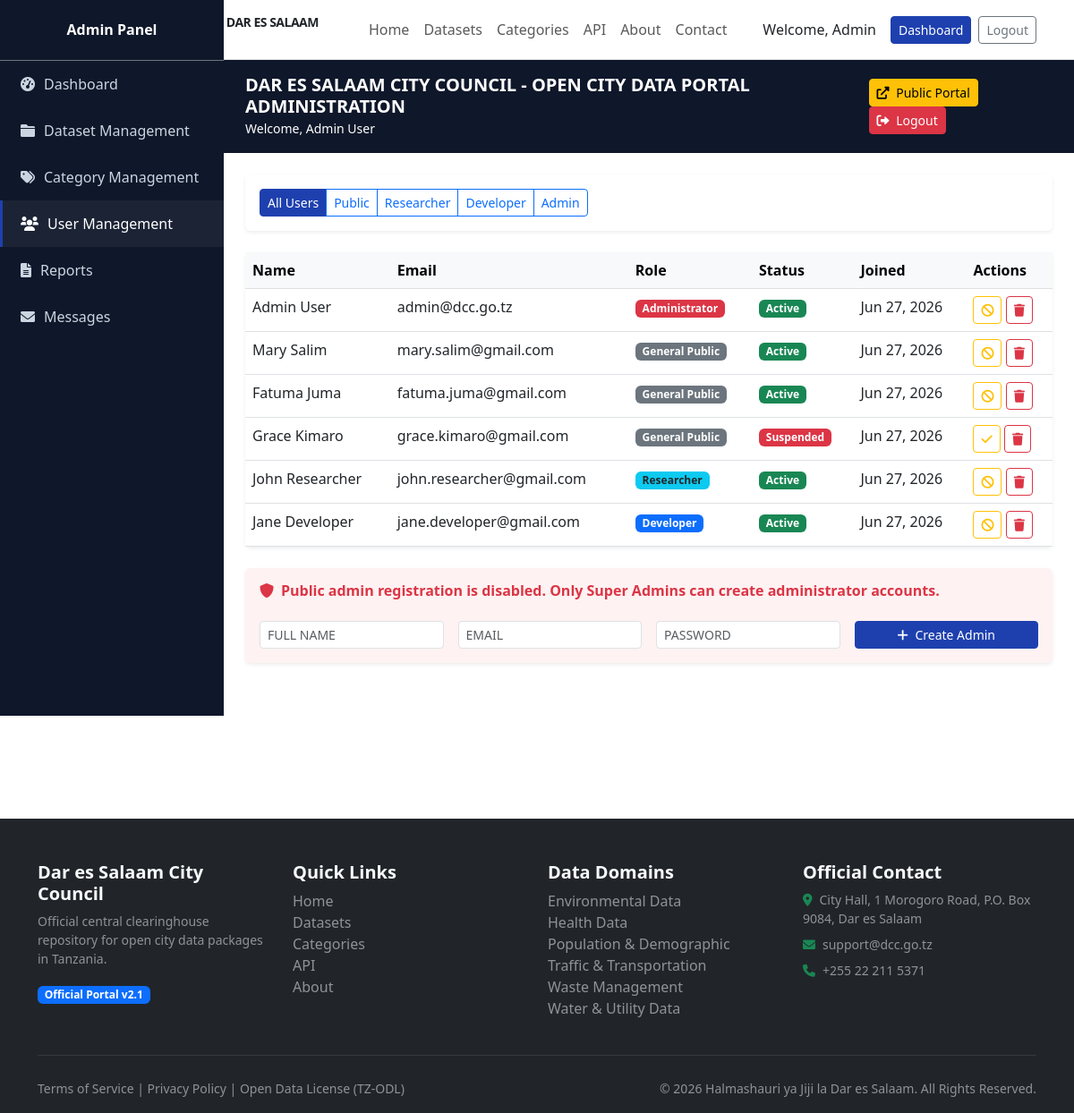
The page /admin-portal/users/ (signed in) on the database its author committed.
### accounts/models.py (models this page shows, shortened)
class Profile(models.Model):
    ROLE_CHOICES = [
        ('public', 'General Public'),
        ('researcher', 'Researcher'),
        ('developer', 'Developer'),
        ('admin', 'Administrator'),
    ]
    user = models.OneToOneField(User, on_delete=models.CASCADE, related_name='profile')
    role = models.CharField(max_length=20, choices=ROLE_CHOICES, default='public')
    phone = models.CharField(max_length=20, blank=True)
    organization = models.CharField(max_length=200, blank=True)
    is_active = models.BooleanField(default=True)
    created_at = models.DateTimeField(auto_now_add=True)
    updated_at = models.DateTimeField(auto_now=True)
    @property
    def full_name(self):
        return f"{self.user.first_name} {self.user.last_name}".strip()

### datasets/models.py (models this page shows, shortened)
class Category(models.Model):
    ICON_CHOICES = [
        ('traffic', 'Traffic Light'),
        ('population', 'People'),
        ('waste', 'Waste Management'),
        ('health', 'Health Facility'),
        ('water', 'Water & Electricity'),
        ('environment', 'Environmental'),
    ]
    name = models.CharField(max_length=100)
    slug = models.SlugField(unique=True)
    description = models.TextField(blank=True)
    icon = models.CharField(max_length=50, choices=ICON_CHOICES, default='traffic')
    dataset_count = models.IntegerField(default=0)
    created_at = models.DateTimeField(auto_now_add=True)
    updated_at = models.DateTimeField(auto_now=True)
    class Meta:
        verbose_name_plural = 'Categories'
        ordering = ['name']

### admin_portal/views.py (the view, shortened to what this page needs)
# urls.py: path('users/', admin_views.admin_user_management, name='admin_users'),
@login_required
@user_passes_test(is_admin)
def admin_user_management(request):
    role_filter = request.GET.get('role', 'all')
    users = Profile.objects.select_related('user').all()
    if role_filter != 'all':
        users = users.filter(role=role_filter)
    return render(request, 'admin_portal/user_management.html', {
        'users': users,
        'role_filter': role_filter,
        'categories': Category.objects.all(),
    })

### admin_portal/views.py (called while the page is built)
def is_admin(user):
    return user.is_authenticated and hasattr(user, 'profile') and user.profile.role == 'admin'

### templates/admin_portal/user_management.html (shortened to what this page needs)
{% extends 'admin_portal/base_admin.html' %}
{% block admin_content %}
<div class="card border-0 shadow-sm mb-4">
    <div class="card-body">
        <div class="btn-group" role="group">
            <a href="?role=all" class="btn btn-sm {% if role_filter == 'all' %}btn-primary{% else %}btn-outline-primary{% endif %}">All Users</a>
            <a href="?role=public" class="btn btn-sm {% if role_filter == 'public' %}btn-primary{% else %}btn-outline-primary{% endif %}">Public</a>
            <a href="?role=researcher" class="btn btn-sm {% if role_filter == 'researcher' %}btn-primary{% else %}btn-outline-primary{% endif %}">Researcher</a>
            <a href="?role=developer" class="btn btn-sm {% if role_filter == 'developer' %}btn-primary{% else %}btn-outline-primary{% endif %}">Developer</a>
            <a href="?role=admin" class="btn btn-sm {% if role_filter == 'admin' %}btn-primary{% else %}btn-outline-primary{% endif %}">Admin</a>
        </div>
    </div>
</div>
<div class="card border-0 shadow-sm mb-4">
    <div class="card-body p-0">
        <table class="table table-hover mb-0">
            <thead class="table-light">
                <tr>
                    <th>Name</th>
                    <th>Email</th>
                    <th>Role</th>
                    <th>Status</th>
                    <th>Joined</th>
                    <th>Actions</th>
                </tr>
            </thead>
            <tbody>
                {% for profile in users %}
                <tr>
                    <td>{{ profile.full_name }}</td>
                    <td>{{ profile.user.email }}</td>
                    <td>
                        <span class="badge bg-{% if profile.role == 'admin' %}danger{% elif profile.role == 'researcher' %}info text-dark{% elif profile.role == 'developer' %}primary{% else %}secondary{% endif %}">
                            {{ profile.get_role_display }}
                        </span>
                    </td>
                    <td>
                        <span class="badge bg-{% if profile.is_active %}success{% else %}danger{% endif %}">
                            {% if profile.is_active %}Active{% else %}Suspended{% endif %}
                        </span>
                    </td>
                    <td>{{ profile.created_at|date:"M d, Y" }}</td>
                    <td>
                        <button class="btn btn-sm btn-outline-warning" title="Toggle Status">
                            <i class="fas fa-{% if profile.is_active %}ban{% else %}check{% endif %}"></i>
                        </button>
                        <button class="btn btn-sm btn-outline-danger" title="Delete">
                            <i class="fas fa-trash"></i>
                        </button>
                    </td>
                </tr>
                {% empty %}
                <tr><td colspan="6" class="text-center text-muted py-4">No users found.</td></tr>
                {% endfor %}
            </tbody>
        </table>
    </div>
</div>
<div class="card border-0 shadow-sm" style="background:#fef2f2;">
    <div class="card-body">
        <h6 class="fw-bold text-danger"><i class="fas fa-shield-alt me-2"></i>Public admin registration is disabled. Only Super Admins can create administrator accounts.</h6>
        <form method="post" class="row g-3 mt-2">
            <div class="col-md-3">
                <input type="text" name="full_name" class="form-control form-control-sm" placeholder="FULL NAME" required>
            </div>
            <div class="col-md-3">
                <input type="email" name="email" class="form-control form-control-sm" placeholder="EMAIL" required>
            </div>
            <div class="col-md-3">
                <input type="password" name="password" class="form-control form-control-sm" placeholder="PASSWORD" required>
            </div>
            <div class="col-md-3">
                <button type="submit" class="btn btn-primary btn-sm w-100"><i class="fas fa-plus me-1"></i> Create Admin</button>
            </div>
        </form>
    </div>
</div>
{% endblock %}

### templates/base.html (shortened to what this page needs)
<!DOCTYPE html>
<html lang="en">
<head>
    <link href="https://cdn.jsdelivr.net/npm/bootstrap@5.3.0/dist/css/bootstrap.min.css" rel="stylesheet">
    <link href="https://cdnjs.cloudflare.com/ajax/libs/font-awesome/6.0.0/css/all.min.css" rel="stylesheet">
</head>
<body>
    <nav class="navbar navbar-expand-lg navbar-light bg-white border-bottom">
        <div class="container">
            <a class="navbar-brand d-flex align-items-center gap-2" href="/">
                <div class="rounded-circle bg-primary-custom text-white d-flex align-items-center justify-content-center fw-bold" style="width:40px;height:40px;">DSM</div>
                <div>
                    <div class="fw-bold text-dark" style="font-size:14px;">HALMASHAURI YA JIJI LA DAR ES SALAAM</div>
                    <div class="text-muted" style="font-size:12px;">Open City Data Portal</div>
                </div>
            </a>
            <div class="collapse navbar-collapse" id="nav">
                <ul class="navbar-nav mx-auto">
                    <li class="nav-item"><a class="nav-link" href="/">Home</a></li>
                    <li class="nav-item"><a class="nav-link" href="/datasets/">Datasets</a></li>
                    <li class="nav-item"><a class="nav-link" href="/categories/">Categories</a></li>
                    <li class="nav-item"><a class="nav-link" href="/api/v1/">API</a></li>
                    <li class="nav-item"><a class="nav-link" href="/about/">About</a></li>
                    <li class="nav-item"><a class="nav-link" href="/contact/">Contact</a></li>
                </ul>
                <div class="d-flex gap-2 align-items-center">
                    {% if user.is_authenticated %}
                        <span class="me-2">Welcome, {{ user.first_name }}</span>
                        {% if user.profile.role == 'admin' %}
                            <a href="/admin-portal/" class="btn btn-sm btn-primary">Dashboard</a>
                        {% else %}
                            <a href="/datasets/" class="btn btn-sm btn-outline-primary">Browse</a>
                        {% endif %}
                        <a href="/accounts/logout/" class="btn btn-sm btn-outline-secondary">Logout</a>
                    {% else %}
                        <a href="/accounts/signup/" class="btn btn-sm btn-outline-primary">Sign Up</a>
                        <a href="/accounts/login/" class="btn btn-sm btn-primary">Login</a>
                    {% endif %}
                </div>
            </div>
        </div>
    </nav>
    {% block content %}{% endblock %}
    <footer class="bg-dark text-light pt-5 pb-3 mt-5">
        <div class="container">
            <div class="row g-4">
                <div class="col-md-3">
                    <h5 class="fw-bold">Dar es Salaam City Council</h5>
                    <p class="small text-white-50">Official central clearinghouse repository for open city data packages in Tanzania.</p>
                    <span class="badge bg-primary">Official Portal v2.1</span>
                </div>
                <div class="col-md-3">
                    <h5 class="fw-bold">Quick Links</h5>
                    <ul class="list-unstyled">
                        <li><a href="/" class="text-white-50 text-decoration-none">Home</a></li>
                        <li><a href="/datasets/" class="text-white-50 text-decoration-none">Datasets</a></li>
                        <li><a href="/categories/" class="text-white-50 text-decoration-none">Categories</a></li>
                        <li><a href="/api/v1/" class="text-white-50 text-decoration-none">API</a></li>
                        <li><a href="/about/" class="text-white-50 text-decoration-none">About</a></li>
                    </ul>
                </div>
                <div class="col-md-3">
                    <h5 class="fw-bold">Data Domains</h5>
                    <ul class="list-unstyled">
                        {% for cat in categories %}
                        <li><a href="/categories/{{ cat.slug }}/" class="text-white-50 text-decoration-none">{{ cat.name }}</a></li>
                        {% endfor %}
                    </ul>
                </div>
                <div class="col-md-3">
                    <h5 class="fw-bold">Official Contact</h5>
                    <ul class="list-unstyled">
                        <li class="small text-white-50"><i class="fas fa-map-marker-alt text-success me-2"></i>City Hall, 1 Morogoro Road, P.O. Box 9084, Dar es Salaam</li>
                        <li class="small text-white-50 mt-2"><i class="fas fa-envelope text-success me-2"></i>support@dcc.go.tz</li>
                        <li class="small text-white-50 mt-2"><i class="fas fa-phone text-success me-2"></i>+255 22 211 5371</li>
                    </ul>
                </div>
            </div>
            <hr class="border-secondary my-4">
            <div class="row">
                <div class="col-md-6">
                    <small class="text-white-50">Terms of Service | Privacy Policy | Open Data License (TZ-ODL)</small>
                </div>
                <div class="col-md-6 text-md-end">
                    <small class="text-white-50">&copy; 2026 Halmashauri ya Jiji la Dar es Salaam. All Rights Reserved.</small>
                </div>
            </div>
        </div>
    </footer>
</body>
</html>

### templates/base.html (style rules this page uses)
:root { --primary-blue: #1e40af; --dark-blue: #0f172a; --light-bg: #f8fafc; }
body { font-family: 'Segoe UI', Tahoma, Geneva, Verdana, sans-serif; }
.navbar-brand { font-weight: 700; letter-spacing: -0.5px; }
.btn-primary { background-color: var(--primary-blue); border-color: var(--primary-blue); }
.bg-primary-custom { background-color: var(--primary-blue); }

### rows shown on the page
Profile: full_name "Admin User", user.email "admin@dcc.go.tz", role "Administrator", is_active "Active", created_at "Jun 27, 2026"
Profile: full_name "Mary Salim", user.email "mary.salim@gmail.com", role "General Public", is_active "Active", created_at "Jun 27, 2026"
Profile: full_name "Fatuma Juma", user.email "fatuma.juma@gmail.com", role "General Public", is_active "Active", created_at "Jun 27, 2026"
Profile: full_name "Grace Kimaro", user.email "grace.kimaro@gmail.com", role "General Public", is_active "Suspended", created_at "Jun 27, 2026"
Profile: full_name "John Researcher", user.email "john.researcher@gmail.com", role "Researcher", is_active "Active", created_at "Jun 27, 2026"
Profile: full_name "Jane Developer", user.email "jane.developer@gmail.com", role "Developer", is_active "Active", created_at "Jun 27, 2026"
Category: name "Environmental Data"
Category: name "Health Data"
Category: name "Population & Demographic"
Category: name "Traffic & Transportation"
Category: name "Waste Management"
Category: name "Water & Utility Data"

### other values the page prints
{{ user.first_name }} "Admin"
